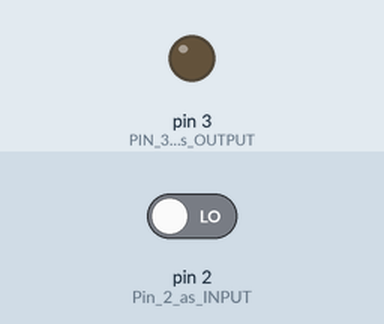
Bench run of a sketch on a simulated Arduino Uno, built with avr-gcc and run on an emulated ATmega328P. On the bench: output pins drawn as LEDs (lit = HIGH). Dashed ring = blinking. The test bench sets the inputs (shaded band); at power-on: pin 2 (Pin_2_as_INPUT) LOW.

Above: at 1.2 s.
1.3 s: pin 2 (Pin_2_as_INPUT) driven HIGH
At 1.55 s:
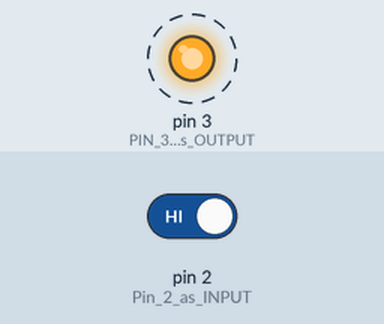
4.3 s: pin 2 (Pin_2_as_INPUT) driven LOW
At 4.3 s:
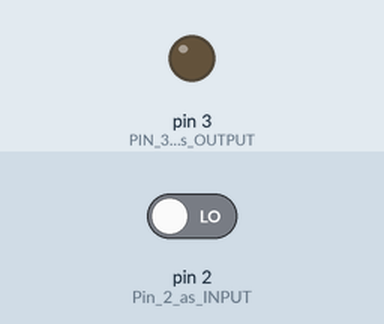
Timing chart, 0 to 7.3 s (numbered marks = the images above; inputs shaded):
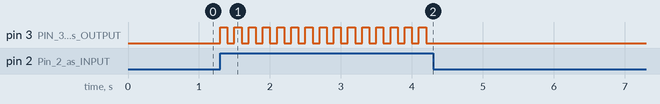

The sketch:

Assignment.ino
```cpp
int trigPin = 2;    // Trigger
int echoPin = 3;    // Echo


void setup() {
  // put your setup code here, to run once:
  pinMode(2, INPUT); //Pin 2 as INPUT
  pinMode(3, OUTPUT); //PIN 3 as OUTPUT

}

void loop() {
  // put your main code here, to run repeatedly:
   if (digitalRead(2) == HIGH) // check if PIR is triggered.

  {

  digitalWrite(3, HIGH);   // turn the LED/Buzz ON

  delay(100);                       // wait for 100 msecond

  digitalWrite(3, LOW);   // turn the LED/Buzz OFF

  delay(100);                       // wait for 100 msecond

  }
}
```

Measured:
- after the input at 1.3 s, pin 3 (PIN_3_as_OUTPUT): alternates HIGH for 0.10 s and LOW for 0.10 s, starting at once
- after the input at 4.3 s, pin 3 (PIN_3_as_OUTPUT): stops changing and stays LOW
